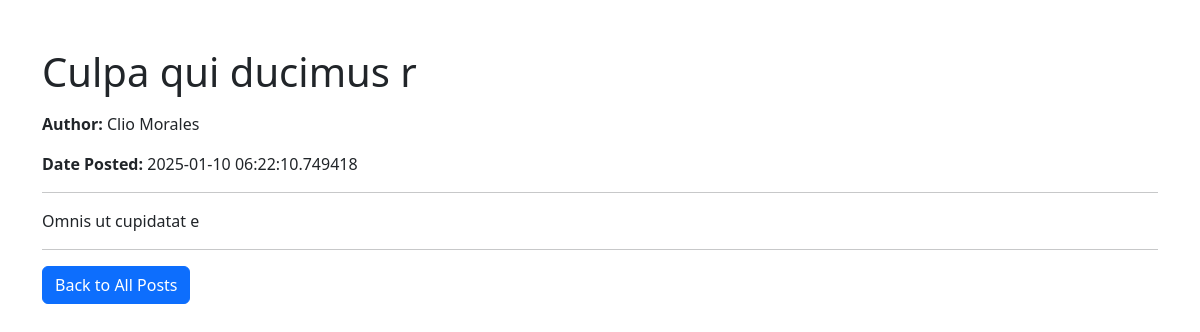
/posts/detail/6, run on the app's committed database.
### app.py (models this page shows, shortened)
class BlogPost(db.Model):
    id = db.Column(db.Integer, primary_key=True, nullable = False)
    title = db.Column(db.String(100), nullable=False)
    content = db.Column(db.Text, nullable=False)
    author = db.Column(db.String(25), default='N/A')
    date_posted = db.Column(db.DateTime, default=datetime.utcnow)

### app.py (the view)
@app.route('/posts/detail/<int:id>', methods=['GET'])
def post_detail(id):
    post = BlogPost.query.get_or_404(id)  # Fetch the post by ID or return a 404 if not found
    return render_template('post_detail.html', post=post)

### templates/post_detail.html (shortened to what this page needs)
<!DOCTYPE html>
<html lang="en">
<head>
    <link href="https://cdn.jsdelivr.net/npm/bootstrap@5.3.0-alpha1/dist/css/bootstrap.min.css" rel="stylesheet">
</head>
<body>
<div class="container mt-5">
    <h1 class="mb-3">{{ post.title }}</h1>
    <p><strong>Author:</strong> {{ post.author if post.author else 'N/A' }}</p>
    <p><strong>Date Posted:</strong> {{ post.date_posted }}</p>
    <hr>
    <p style="white-space: pre-wrap;">{{ post.content }}</p>
    <hr>
    <a href="/" class="btn btn-primary">Back to All Posts</a>
</div>
</body>
</html>

### data on the page
BlogPost: title "Culpa qui ducimus r", author "Clio Morales", date_posted "2025-01-10 06:22:10.749418", content "Omnis ut cupidatat e"
